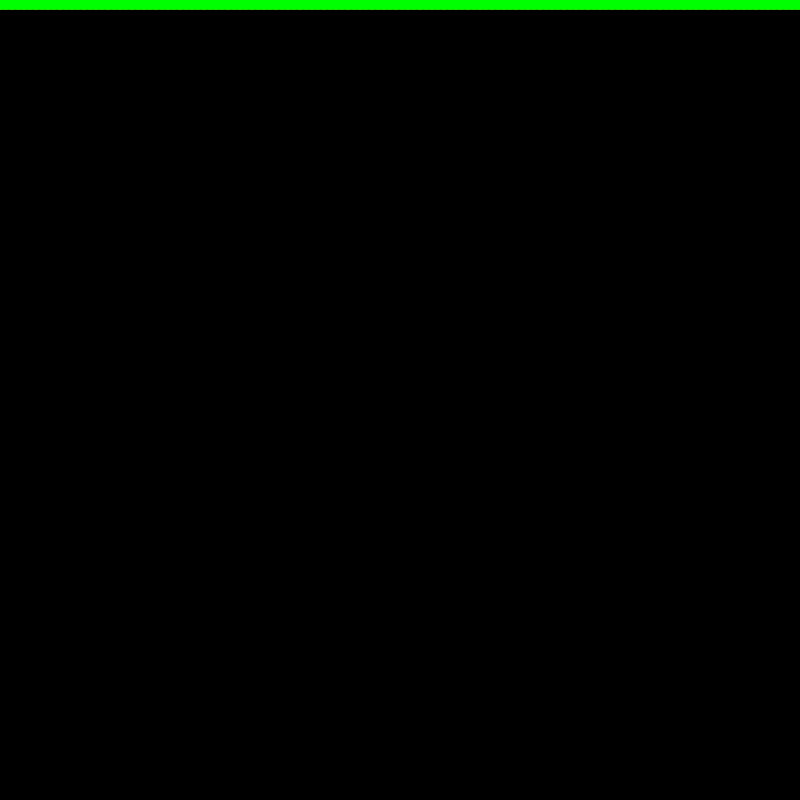
Frame 1 (no input)
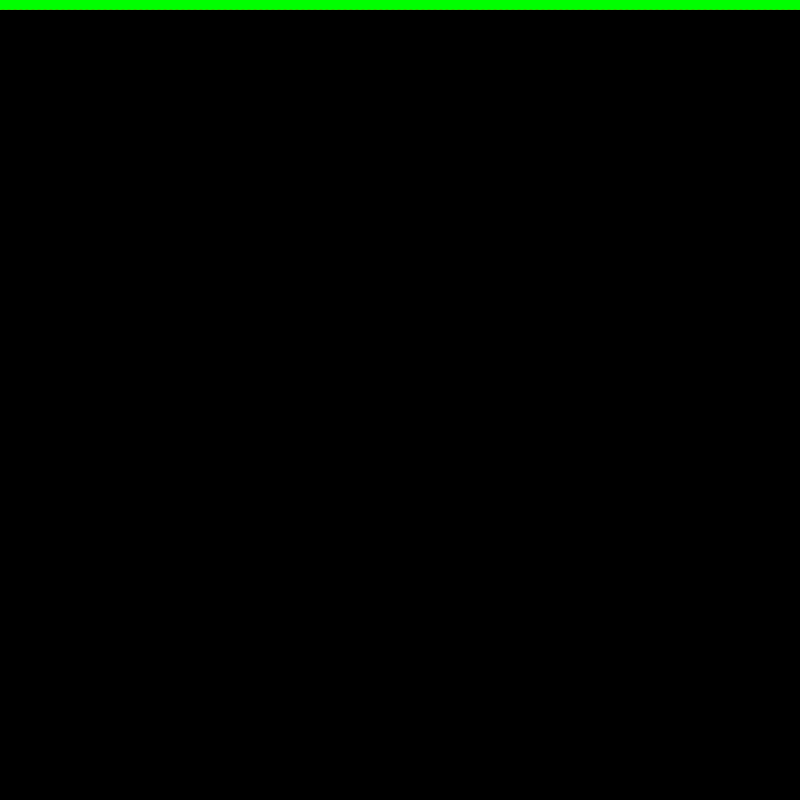
Frame 60 (the mouse pressed at the canvas centre just before this capture)
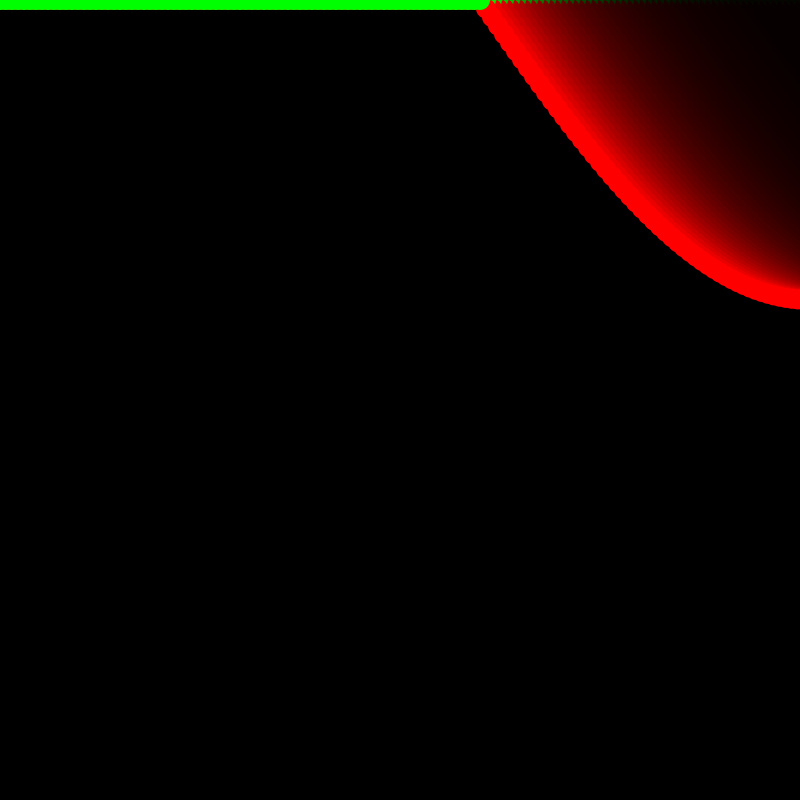
Frame 120 (the mouse held since frame 60 and released just before this capture)

The Processing sketch that drew these frames (run headless with seeded random() and noise(); from frame 60 on, the mouse is pressed at the canvas centre):

// Processing sketch: processing_69567
// ── processing_69567.pde

/**
 * Motion 
 * CC Lab Fall 2012
 *
 * by Ryan Raffa
 * 09/02/12
 */

//create initial global variables
int     radius;
float  frequency, position, positionAdder;
float   posOne, posTwo;

float [] redBall = new float [200];
float [] greenBall = new float [200];

void setup() {
  size(800, 800);
  background(0);
  smooth();

  radius        = 300;
  frequency     = 200;
  position      = 0;
  positionAdder = ( (float)frequency / 44100) * TWO_PI;
  
}

void draw() {

  noStroke();
  fill(0, 0, 0, 20);
  rect(0, 0, width, height);
  //translate(width/2, height/2);
  position += positionAdder;
  
  // Red Circle
  fill(255, 0, 0);
  posOne = oscillationPositive(position)+mouseY;
  for (int i=0; i < redBall.length; i++){
  ellipse(6*i, redBall[i], 20, 20);
  }

  // Green
  fill(0, 255, 0);
  posTwo = oscillationNegative(position)+mouseY;
  for (int i=0; i < greenBall.length; i++){
  ellipse(6*i, greenBall[i], 20, 20);
  }

  for (int i=0; i < 199; i++){
    redBall[i] = redBall[i+1];
    greenBall[i] = greenBall[i+1];
  }
  
  redBall[199]=posOne;
  greenBall[199]=posTwo;

  println(redBall);
}

//Instead of creating a function that is void (ie returns nothing)
//Here are two functions that return a float value

float oscillationPositive(float position) {
  
  float pos = sin(position);
  pos = pos * radius;

  //this is to keep the variable position at or under Two Pi
  while (position > TWO_PI) { position -= TWO_PI; }

  //this tells the function what value to return
  return pos;
}

  float oscillationNegative(float position) {

  //Subtract PI to provide a value on the opposite side in radians
  float pos = sin(position-PI);
  pos = pos * radius;
  
  //this is to keep the variable position at or under Two Pi
  while (position > TWO_PI) { position -= TWO_PI; }

  //this tells the function what value to return
  return pos;
}
